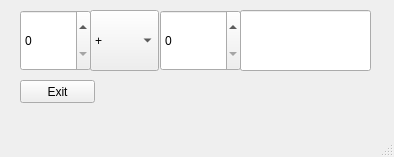
<?xml version="1.0" encoding="UTF-8"?>
<ui version="4.0">
 <class>MainWindow</class>
 <widget class="QMainWindow" name="MainWindow">
  <property name="geometry">
   <rect>
    <x>0</x>
    <y>0</y>
    <width>394</width>
    <height>157</height>
   </rect>
  </property>
  <property name="windowTitle">
   <string>MainWindow</string>
  </property>
  <property name="styleSheet">
   <string notr="true"/>
  </property>
  <widget class="QWidget" name="centralWidget">
   <widget class="QSpinBox" name="left_spinBox">
    <property name="geometry">
     <rect>
      <x>20</x>
      <y>10</y>
      <width>71</width>
      <height>61</height>
     </rect>
    </property>
    <property name="styleSheet">
     <string notr="true">font: 20pt &quot;MS Shell Dlg 2&quot;;</string>
    </property>
   </widget>
   <widget class="QSpinBox" name="right_spinBox">
    <property name="geometry">
     <rect>
      <x>160</x>
      <y>10</y>
      <width>81</width>
      <height>61</height>
     </rect>
    </property>
    <property name="styleSheet">
     <string notr="true">font: 20pt &quot;MS Shell Dlg 2&quot;;</string>
    </property>
   </widget>
   <widget class="QComboBox" name="comboBox">
    <property name="geometry">
     <rect>
      <x>90</x>
      <y>10</y>
      <width>69</width>
      <height>61</height>
     </rect>
    </property>
    <property name="styleSheet">
     <string notr="true">font: 20pt &quot;MS Shell Dlg 2&quot;;  </string>
    </property>
    <item>
     <property name="text">
      <string>+</string>
     </property>
    </item>
    <item>
     <property name="text">
      <string>-</string>
     </property>
    </item>
    <item>
     <property name="text">
      <string>*</string>
     </property>
    </item>
    <item>
     <property name="text">
      <string>/</string>
     </property>
    </item>
   </widget>
   <widget class="QLineEdit" name="lineEdit">
    <property name="geometry">
     <rect>
      <x>240</x>
      <y>10</y>
      <width>131</width>
      <height>61</height>
     </rect>
    </property>
    <property name="styleSheet">
     <string notr="true">font: 20pt &quot;MS Shell Dlg 2&quot;;</string>
    </property>
   </widget>
   <widget class="QPushButton" name="but_Exit">
    <property name="geometry">
     <rect>
      <x>20</x>
      <y>80</y>
      <width>75</width>
      <height>23</height>
     </rect>
    </property>
    <property name="text">
     <string>Exit</string>
    </property>
   </widget>
  </widget>
  <widget class="QStatusBar" name="statusBar"/>
  <action name="actionSimple_Calculator">
   <property name="text">
    <string>Simple Calculator</string>
   </property>
  </action>
 </widget>
 <layoutdefault spacing="6" margin="11"/>
 <resources/>
 <connections>
  <connection>
   <sender>but_Exit</sender>
   <signal>clicked()</signal>
   <receiver>MainWindow</receiver>
   <slot>close()</slot>
   <hints>
    <hint type="sourcelabel">
     <x>85</x>
     <y>124</y>
    </hint>
    <hint type="destinationlabel">
     <x>165</x>
     <y>126</y>
    </hint>
   </hints>
  </connection>
 </connections>
</ui>
